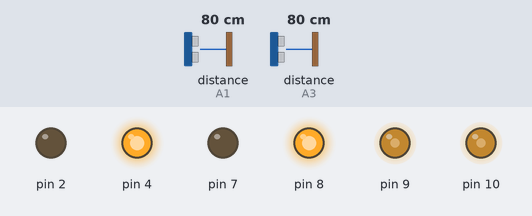
This sketch was run on a simulated Arduino Uno, built with avr-gcc and run on an emulated ATmega328P. Parts: output pins drawn as LEDs (lit = HIGH). Inputs (shaded band) come from the test bench; at power-on: distance to the obstacle (sensors on A1, A3) 80 cm. The echo pulse lasts 58.3 µs per cm.

Above: at 1.2 s.
1.3 s: distance to the obstacle (sensor on A1) set to 14 cm
At 1.7 s:
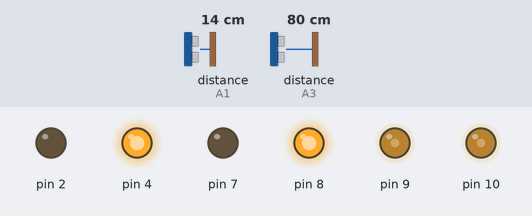
2.8 s: distance to the obstacle (sensor on A1) set to 10 cm
At 4.1 s:
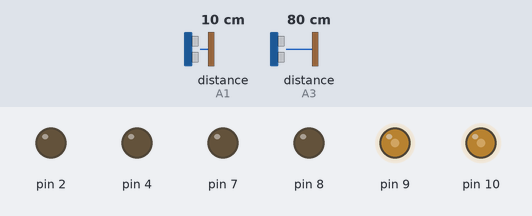
9.3 s: distance to the obstacle (sensor on A1) set to 18 cm
At 10.0 s:
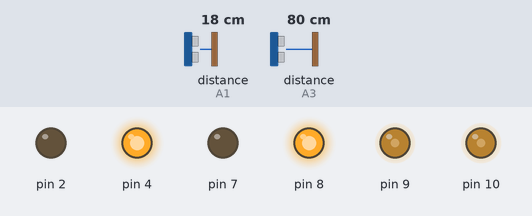
10.8 s: distance to the obstacle (sensor on A1) set to 2 cm
At 11.2 s:
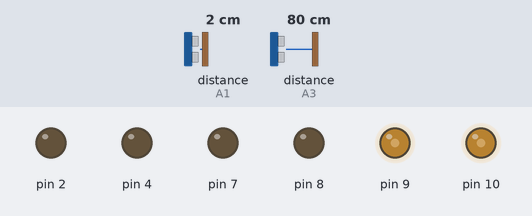
Timing chart, 0 to 13.3 s (numbered marks = the images above; inputs shaded):
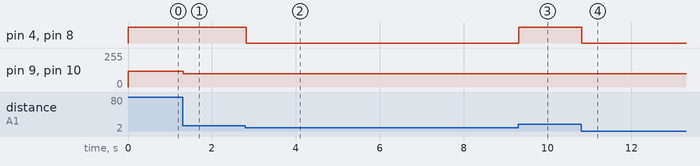

The sketch:

Robot.ino
```cpp
#include <ExplorerRobot.h>
#include <Ultrasonic.h>
#include <DHT.h>
#include <ArduinoJson.h>

//Motor 1
int motor1V = 9;
int motor1A = 8;
int motor1B = 7;

//Motor 2
int motor2V = 10;
int motor2A = 4;
int motor2B = 2;

ExplorerRobot robot(motor1A, motor1B, motor1V, motor2A, motor2B, motor2V);

//Ultrasonic_front
#define pino_trigger_front A0
#define pino_echo_front A1
Ultrasonic ultrasonic1(pino_trigger_front, pino_echo_front);

//Ultrasonic_back
#define pino_trigger_back A2
#define pino_echo_back A3
Ultrasonic ultrasonic2(pino_trigger_back, pino_echo_back);

//DHT
#define DHTPIN A4
#define DHTTYPE DHT11
DHT dht(DHTPIN, DHTTYPE);

//Variáveis Globais
bool Automatic = true;
int PIN_LUMINOSITY = A5;

//Distância da frente
float get_distance_front() {
  float cmMsec;
  long microsec = ultrasonic1.timing();
  cmMsec = ultrasonic1.convert(microsec, Ultrasonic::CM);
  return (cmMsec);
}

//Distância de trás
float get_distance_back() {
  float cmMsec;
  long microsec = ultrasonic2.timing();
  cmMsec = ultrasonic2.convert(microsec, Ultrasonic::CM);
  return (cmMsec);
}

//Temperatura
float get_temp() {
  float temp = dht.readTemperature();
  if (isnan(temp)) {
    return (0);
  } else {
    return (temp);
  }
}

//Umidade
float get_humidity() {
  float humidity = dht.readHumidity();
  if (isnan(humidity)) {
    return (0);
  } else {
    return (humidity);
  }
}

//Apply rules
void apply_rules(float cm_front, float cm_back) {
  if (cm_front <= 12) {
    robot.stop_car();
  } else if (cm_front <= 30) {
    robot.go_forward(100);
  } else if (cm_front > 30) {
    robot.go_forward(120);
  }
}

void get_information() {
  StaticJsonDocument<256> doc;
  doc["cm_front"] = get_distance_front();
  doc["cm_back"] = get_distance_back();
  doc["temperature"] = get_temp();
  doc["humidity"] = get_humidity();
  doc["luminosity"] = analogRead(PIN_LUMINOSITY);
  char out[256];
  serializeJson(doc, out);
  Serial.println(out);
}

void setup() {
  // put your setup code here, to run once:
  Serial.begin(9600);
  dht.begin();
}


void loop() {
  // put your main code here, to run repeatedly:

  //Central de Comunicação
  if (Serial.available()) {
    String msg = String(Serial.readString());
    Serial.println("msg: " + msg);
    if (msg[0] == '#') {
      if (msg.indexOf("_") != -1) {
        msg.remove(0, 1);
        int pos_anderline = msg.indexOf("_");
        int tamanho_msg = msg.length();
        String velocidade = "";
        for (int i = pos_anderline + 1; i < tamanho_msg; i++) {
          velocidade += msg[i];
        }
        msg.remove(pos_anderline, (tamanho_msg - pos_anderline));
        String command = msg;
        Serial.println("comando: " + command);
      }
    }
  }


  if (Automatic == true) {
    float cm_front = get_distance_front();
    float cm_back = get_distance_back();
    apply_rules(cm_front, cm_back);
  }else{
//    if command ==
  }

}
```

Measured:
- the behaviour switches between 13 and 12 cm on distance to the obstacle (sensor on A1) (found by bisection; images 1 and 2)
- after the input at 1.3 s, pin 9, pin 10: 120/255 → 100/255 at once
- after the input at 2.8 s, pin 4, pin 8: HIGH → LOW at once
- after the input at 9.3 s, pin 4, pin 8: LOW → HIGH at once
- after the input at 10.8 s, pin 4, pin 8: HIGH → LOW at once
